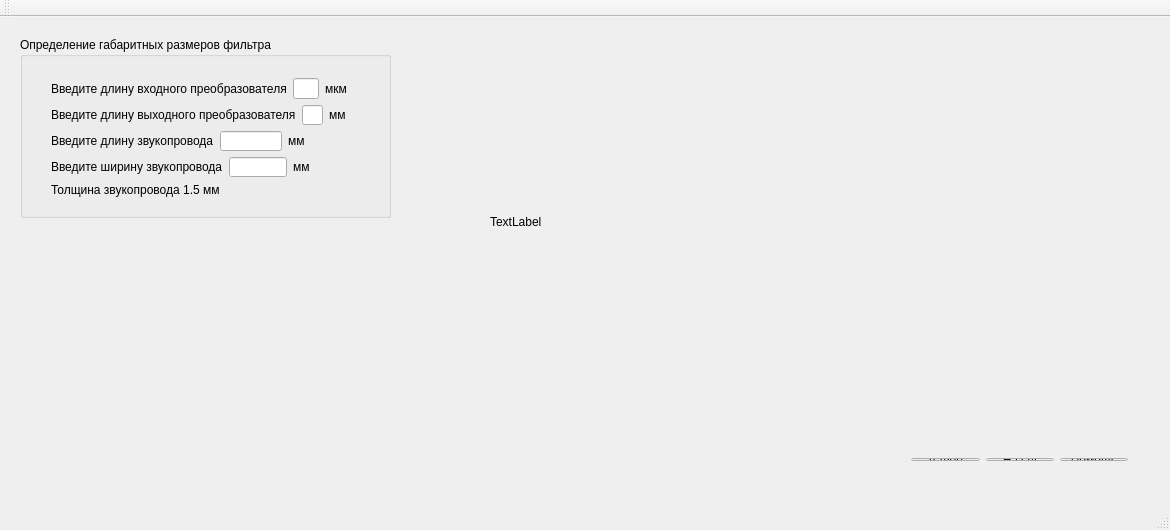
<?xml version="1.0" encoding="UTF-8"?>
<ui version="4.0">
 <class>MainWindow</class>
 <widget class="QMainWindow" name="MainWindow">
  <property name="geometry">
   <rect>
    <x>0</x>
    <y>0</y>
    <width>1170</width>
    <height>530</height>
   </rect>
  </property>
  <property name="minimumSize">
   <size>
    <width>1170</width>
    <height>530</height>
   </size>
  </property>
  <property name="maximumSize">
   <size>
    <width>999999</width>
    <height>16777215</height>
   </size>
  </property>
  <property name="windowTitle">
   <string>MainWindow</string>
  </property>
  <widget class="QWidget" name="centralWidget">
   <widget class="QWidget" name="layoutWidget">
    <property name="geometry">
     <rect>
      <x>900</x>
      <y>430</y>
      <width>239</width>
      <height>25</height>
     </rect>
    </property>
    <layout class="QHBoxLayout" name="horizontalLayout_15">
     <item>
      <widget class="QPushButton" name="pushButton">
       <property name="text">
        <string>Далее</string>
       </property>
      </widget>
     </item>
     <item>
      <widget class="QPushButton" name="pushButton_2">
       <property name="text">
        <string>Назад</string>
       </property>
      </widget>
     </item>
     <item>
      <widget class="QPushButton" name="pushButton_3">
       <property name="text">
        <string>Помощь</string>
       </property>
      </widget>
     </item>
    </layout>
   </widget>
   <widget class="QStackedWidget" name="stackedWidget">
    <property name="geometry">
     <rect>
      <x>10</x>
      <y>10</y>
      <width>470</width>
      <height>440</height>
     </rect>
    </property>
    <property name="currentIndex">
     <number>3</number>
    </property>
    <widget class="QWidget" name="page">
     <widget class="QWidget" name="InputData_widget" native="true">
      <property name="geometry">
       <rect>
        <x>10</x>
        <y>20</y>
        <width>431</width>
        <height>311</height>
       </rect>
      </property>
      <widget class="QGroupBox" name="Input_Box">
       <property name="geometry">
        <rect>
         <x>10</x>
         <y>0</y>
         <width>341</width>
         <height>291</height>
        </rect>
       </property>
       <property name="title">
        <string>Начальные данные</string>
       </property>
       <widget class="QWidget" name="layoutWidget">
        <property name="geometry">
         <rect>
          <x>10</x>
          <y>20</y>
          <width>328</width>
          <height>127</height>
         </rect>
        </property>
        <layout class="QVBoxLayout" name="verticalLayout">
         <item>
          <layout class="QHBoxLayout" name="horizontalLayout">
           <item>
            <widget class="QLabel" name="label_3">
             <property name="text">
              <string>Введите центральную частоту</string>
             </property>
            </widget>
           </item>
           <item>
            <widget class="QLineEdit" name="lineEdit">
             <property name="sizePolicy">
              <sizepolicy hsizetype="Fixed" vsizetype="Fixed">
               <horstretch>0</horstretch>
               <verstretch>0</verstretch>
              </sizepolicy>
             </property>
            </widget>
           </item>
           <item>
            <widget class="QLabel" name="label">
             <property name="sizePolicy">
              <sizepolicy hsizetype="Preferred" vsizetype="Preferred">
               <horstretch>0</horstretch>
               <verstretch>0</verstretch>
              </sizepolicy>
             </property>
             <property name="text">
              <string>МГц</string>
             </property>
            </widget>
           </item>
          </layout>
         </item>
         <item>
          <layout class="QHBoxLayout" name="horizontalLayout_2">
           <item>
            <widget class="QLabel" name="label_4">
             <property name="text">
              <string>Введите относительную полосу пропускания</string>
             </property>
            </widget>
           </item>
           <item>
            <widget class="QDoubleSpinBox" name="doubleSpinBox">
             <property name="minimum">
              <double>0.100000000000000</double>
             </property>
             <property name="singleStep">
              <double>0.100000000000000</double>
             </property>
            </widget>
           </item>
           <item>
            <widget class="QLabel" name="label_2">
             <property name="text">
              <string>%</string>
             </property>
            </widget>
           </item>
          </layout>
         </item>
         <item>
          <layout class="QHBoxLayout" name="horizontalLayout_3">
           <item>
            <widget class="QLabel" name="label_5">
             <property name="text">
              <string>Введите число лепестков</string>
             </property>
            </widget>
           </item>
           <item>
            <widget class="QSpinBox" name="spinBox_2">
             <property name="sizePolicy">
              <sizepolicy hsizetype="Fixed" vsizetype="Fixed">
               <horstretch>0</horstretch>
               <verstretch>0</verstretch>
              </sizepolicy>
             </property>
             <property name="minimum">
              <number>1</number>
             </property>
             <property name="maximum">
              <number>5</number>
             </property>
            </widget>
           </item>
           <item>
            <widget class="QLabel" name="label_7">
             <property name="text">
              <string/>
             </property>
            </widget>
           </item>
          </layout>
         </item>
         <item>
          <layout class="QHBoxLayout" name="horizontalLayout_4">
           <item>
            <widget class="QLabel" name="label_6">
             <property name="text">
              <string>Введите номер функции аподизации</string>
             </property>
            </widget>
           </item>
           <item>
            <widget class="QSpinBox" name="spinBox_3">
             <property name="sizePolicy">
              <sizepolicy hsizetype="Fixed" vsizetype="Fixed">
               <horstretch>0</horstretch>
               <verstretch>0</verstretch>
              </sizepolicy>
             </property>
             <property name="minimum">
              <number>1</number>
             </property>
             <property name="maximum">
              <number>8</number>
             </property>
            </widget>
           </item>
           <item>
            <widget class="QLabel" name="label_8">
             <property name="text">
              <string/>
             </property>
            </widget>
           </item>
          </layout>
         </item>
        </layout>
       </widget>
       <widget class="QWidget" name="layoutWidget_2">
        <property name="geometry">
         <rect>
          <x>10</x>
          <y>150</y>
          <width>223</width>
          <height>121</height>
         </rect>
        </property>
        <layout class="QVBoxLayout" name="verticalLayout_2">
         <item>
          <layout class="QHBoxLayout" name="horizontalLayout_5">
           <item>
            <widget class="QLabel" name="label_9">
             <property name="text">
              <string>L1 = 8 мм </string>
             </property>
            </widget>
           </item>
           <item>
            <widget class="QSlider" name="horizontalSlider">
             <property name="minimumSize">
              <size>
               <width>150</width>
               <height>27</height>
              </size>
             </property>
             <property name="maximumSize">
              <size>
               <width>150</width>
               <height>27</height>
              </size>
             </property>
             <property name="minimum">
              <number>8</number>
             </property>
             <property name="maximum">
              <number>10</number>
             </property>
             <property name="orientation">
              <enum>Qt::Horizontal</enum>
             </property>
             <property name="tickPosition">
              <enum>QSlider::TicksBelow</enum>
             </property>
             <property name="tickInterval">
              <number>1</number>
             </property>
            </widget>
           </item>
          </layout>
         </item>
         <item>
          <layout class="QHBoxLayout" name="horizontalLayout_6">
           <item>
            <widget class="QLabel" name="label_10">
             <property name="minimumSize">
              <size>
               <width>60</width>
               <height>0</height>
              </size>
             </property>
             <property name="maximumSize">
              <size>
               <width>60</width>
               <height>16777215</height>
              </size>
             </property>
             <property name="text">
              <string>L2 = 5 мм </string>
             </property>
            </widget>
           </item>
           <item>
            <widget class="QSlider" name="horizontalSlider_2">
             <property name="minimumSize">
              <size>
               <width>150</width>
               <height>27</height>
              </size>
             </property>
             <property name="maximumSize">
              <size>
               <width>150</width>
               <height>27</height>
              </size>
             </property>
             <property name="minimum">
              <number>5</number>
             </property>
             <property name="maximum">
              <number>10</number>
             </property>
             <property name="singleStep">
              <number>1</number>
             </property>
             <property name="orientation">
              <enum>Qt::Horizontal</enum>
             </property>
             <property name="tickPosition">
              <enum>QSlider::TicksBelow</enum>
             </property>
             <property name="tickInterval">
              <number>1</number>
             </property>
            </widget>
           </item>
          </layout>
         </item>
         <item>
          <layout class="QHBoxLayout" name="horizontalLayout_7">
           <item>
            <widget class="QLabel" name="label_11">
             <property name="minimumSize">
              <size>
               <width>63</width>
               <height>0</height>
              </size>
             </property>
             <property name="maximumSize">
              <size>
               <width>63</width>
               <height>16777215</height>
              </size>
             </property>
             <property name="text">
              <string>L3 = 5 мм </string>
             </property>
            </widget>
           </item>
           <item>
            <widget class="QSlider" name="horizontalSlider_3">
             <property name="minimumSize">
              <size>
               <width>150</width>
               <height>27</height>
              </size>
             </property>
             <property name="maximumSize">
              <size>
               <width>150</width>
               <height>27</height>
              </size>
             </property>
             <property name="minimum">
              <number>5</number>
             </property>
             <property name="maximum">
              <number>10</number>
             </property>
             <property name="orientation">
              <enum>Qt::Horizontal</enum>
             </property>
             <property name="tickPosition">
              <enum>QSlider::TicksBelow</enum>
             </property>
             <property name="tickInterval">
              <number>1</number>
             </property>
            </widget>
           </item>
          </layout>
         </item>
        </layout>
       </widget>
      </widget>
     </widget>
    </widget>
    <widget class="QWidget" name="page_2">
     <widget class="QGroupBox" name="groupBox">
      <property name="geometry">
       <rect>
        <x>10</x>
        <y>10</y>
        <width>381</width>
        <height>221</height>
       </rect>
      </property>
      <property name="title">
       <string>Расчет входного преобразователя</string>
      </property>
      <widget class="QWidget" name="layoutWidget">
       <property name="geometry">
        <rect>
         <x>10</x>
         <y>20</y>
         <width>351</width>
         <height>192</height>
        </rect>
       </property>
       <layout class="QVBoxLayout" name="verticalLayout_3">
        <item>
         <layout class="QHBoxLayout" name="horizontalLayout_8">
          <item>
           <widget class="QLabel" name="label_13">
            <property name="text">
             <string>Выберите материал</string>
            </property>
           </widget>
          </item>
          <item>
           <widget class="QComboBox" name="comboBox">
            <property name="sizePolicy">
             <sizepolicy hsizetype="Fixed" vsizetype="Fixed">
              <horstretch>0</horstretch>
              <verstretch>0</verstretch>
             </sizepolicy>
            </property>
            <item>
             <property name="text">
              <string>SiO2</string>
             </property>
            </item>
            <item>
             <property name="text">
              <string>LiNbO3</string>
             </property>
            </item>
            <item>
             <property name="text">
              <string>LiTaO3</string>
             </property>
            </item>
            <item>
             <property name="text">
              <string>LiIO3</string>
             </property>
            </item>
            <item>
             <property name="text">
              <string>Bi4Ge3O12</string>
             </property>
            </item>
            <item>
             <property name="text">
              <string>Bi12SiO20</string>
             </property>
            </item>
           </widget>
          </item>
          <item>
           <widget class="QLabel" name="label_15">
            <property name="text">
             <string/>
            </property>
           </widget>
          </item>
         </layout>
        </item>
        <item>
         <layout class="QHBoxLayout" name="horizontalLayout_9">
          <item>
           <widget class="QLabel" name="label_14">
            <property name="text">
             <string>Введите количество пар электродов </string>
            </property>
           </widget>
          </item>
          <item>
           <widget class="QSpinBox" name="spinBox">
            <property name="sizePolicy">
             <sizepolicy hsizetype="Fixed" vsizetype="Fixed">
              <horstretch>0</horstretch>
              <verstretch>0</verstretch>
             </sizepolicy>
            </property>
            <property name="minimum">
             <number>1</number>
            </property>
            <property name="maximum">
             <number>100</number>
            </property>
           </widget>
          </item>
          <item>
           <widget class="QLabel" name="label_26">
            <property name="text">
             <string/>
            </property>
           </widget>
          </item>
         </layout>
        </item>
        <item>
         <layout class="QHBoxLayout" name="horizontalLayout_10">
          <item>
           <widget class="QLabel" name="label_16">
            <property name="text">
             <string>Введите верхную частоту</string>
            </property>
           </widget>
          </item>
          <item>
           <widget class="QLineEdit" name="lineEdit_2">
            <property name="maximumSize">
             <size>
              <width>50</width>
              <height>16777215</height>
             </size>
            </property>
           </widget>
          </item>
          <item>
           <widget class="QLabel" name="label_18">
            <property name="text">
             <string>МГц</string>
            </property>
           </widget>
          </item>
         </layout>
        </item>
        <item>
         <layout class="QHBoxLayout" name="horizontalLayout_11">
          <item>
           <widget class="QLabel" name="label_17">
            <property name="text">
             <string>Введите нижную частоту</string>
            </property>
           </widget>
          </item>
          <item>
           <widget class="QLineEdit" name="lineEdit_3">
            <property name="maximumSize">
             <size>
              <width>50</width>
              <height>16777215</height>
             </size>
            </property>
           </widget>
          </item>
          <item>
           <widget class="QLabel" name="label_19">
            <property name="text">
             <string>МГц</string>
            </property>
           </widget>
          </item>
         </layout>
        </item>
        <item>
         <layout class="QHBoxLayout" name="horizontalLayout_12">
          <item>
           <widget class="QLabel" name="label_20">
            <property name="text">
             <string>Введите расстояние между соседними электродами</string>
            </property>
           </widget>
          </item>
          <item>
           <widget class="QLineEdit" name="lineEdit_4">
            <property name="maximumSize">
             <size>
              <width>50</width>
              <height>16777215</height>
             </size>
            </property>
           </widget>
          </item>
          <item>
           <widget class="QLabel" name="label_21">
            <property name="text">
             <string>мкм</string>
            </property>
           </widget>
          </item>
         </layout>
        </item>
        <item>
         <layout class="QHBoxLayout" name="horizontalLayout_13">
          <item>
           <widget class="QLabel" name="label_22">
            <property name="text">
             <string>Введите толщину электродов</string>
            </property>
           </widget>
          </item>
          <item>
           <widget class="QLineEdit" name="lineEdit_5">
            <property name="maximumSize">
             <size>
              <width>50</width>
              <height>16777215</height>
             </size>
            </property>
           </widget>
          </item>
          <item>
           <widget class="QLabel" name="label_23">
            <property name="text">
             <string>мкм</string>
            </property>
           </widget>
          </item>
         </layout>
        </item>
        <item>
         <layout class="QHBoxLayout" name="horizontalLayout_14">
          <item>
           <widget class="QLabel" name="label_24">
            <property name="text">
             <string>Введите аппертуру электродов</string>
            </property>
           </widget>
          </item>
          <item>
           <widget class="QLineEdit" name="lineEdit_6">
            <property name="maximumSize">
             <size>
              <width>50</width>
              <height>16777215</height>
             </size>
            </property>
           </widget>
          </item>
          <item>
           <widget class="QLabel" name="label_25">
            <property name="text">
             <string>мм</string>
            </property>
           </widget>
          </item>
         </layout>
        </item>
       </layout>
      </widget>
     </widget>
    </widget>
    <widget class="QWidget" name="page_3">
     <widget class="QWidget" name="OutputConv_widget" native="true">
      <property name="geometry">
       <rect>
        <x>10</x>
        <y>10</y>
        <width>431</width>
        <height>431</height>
       </rect>
      </property>
      <widget class="QTableWidget" name="tableWidget">
       <property name="geometry">
        <rect>
         <x>10</x>
         <y>50</y>
         <width>411</width>
         <height>371</height>
        </rect>
       </property>
       <row>
        <property name="text">
         <string>1</string>
        </property>
       </row>
       <row>
        <property name="text">
         <string>2</string>
        </property>
       </row>
       <row>
        <property name="text">
         <string>3</string>
        </property>
       </row>
       <column>
        <property name="text">
         <string>n</string>
        </property>
       </column>
       <column>
        <property name="text">
         <string>h(n), мкм</string>
        </property>
       </column>
       <column>
        <property name="text">
         <string>w(n), мм</string>
        </property>
       </column>
       <column>
        <property name="text">
         <string>F(n), мм</string>
        </property>
       </column>
       <column>
        <property name="text">
         <string>Y(n), мм</string>
        </property>
       </column>
       <item row="0" column="0">
        <property name="text">
         <string>-1</string>
        </property>
       </item>
       <item row="1" column="0">
        <property name="text">
         <string>0</string>
        </property>
       </item>
       <item row="2" column="0">
        <property name="text">
         <string>1</string>
        </property>
       </item>
      </widget>
      <widget class="QLabel" name="label_29">
       <property name="geometry">
        <rect>
         <x>40</x>
         <y>0</y>
         <width>201</width>
         <height>21</height>
        </rect>
       </property>
       <property name="text">
        <string>Расчет выходного преобразователя</string>
       </property>
      </widget>
      <widget class="QWidget" name="layoutWidget">
       <property name="geometry">
        <rect>
         <x>20</x>
         <y>20</y>
         <width>240</width>
         <height>22</height>
        </rect>
       </property>
       <layout class="QHBoxLayout" name="horizontalLayout_16">
        <item>
         <widget class="QLabel" name="label_30">
          <property name="text">
           <string>Введите количество пар электродов</string>
          </property>
         </widget>
        </item>
        <item>
         <widget class="QSpinBox" name="spinBox_4">
          <property name="minimum">
           <number>1</number>
          </property>
          <property name="maximum">
           <number>100</number>
          </property>
         </widget>
        </item>
       </layout>
      </widget>
     </widget>
    </widget>
    <widget class="QWidget" name="page_4">
     <widget class="QGroupBox" name="groupBox_2">
      <property name="geometry">
       <rect>
        <x>10</x>
        <y>10</y>
        <width>371</width>
        <height>181</height>
       </rect>
      </property>
      <property name="title">
       <string>Определение габаритных размеров фильтра</string>
      </property>
      <widget class="QWidget" name="layoutWidget">
       <property name="geometry">
        <rect>
         <x>20</x>
         <y>30</y>
         <width>321</width>
         <height>141</height>
        </rect>
       </property>
       <layout class="QVBoxLayout" name="verticalLayout_4">
        <item>
         <layout class="QHBoxLayout" name="horizontalLayout_17">
          <item>
           <widget class="QLabel" name="label_27">
            <property name="text">
             <string>Введите длину входного преобразователя</string>
            </property>
           </widget>
          </item>
          <item>
           <widget class="QLineEdit" name="lineEdit_7">
            <property name="sizePolicy">
             <sizepolicy hsizetype="Ignored" vsizetype="Fixed">
              <horstretch>0</horstretch>
              <verstretch>0</verstretch>
             </sizepolicy>
            </property>
           </widget>
          </item>
          <item>
           <widget class="QLabel" name="label_31">
            <property name="text">
             <string>мкм</string>
            </property>
           </widget>
          </item>
         </layout>
        </item>
        <item>
         <layout class="QHBoxLayout" name="horizontalLayout_18">
          <item>
           <widget class="QLabel" name="label_32">
            <property name="text">
             <string>Введите длину выходного преобразователя</string>
            </property>
           </widget>
          </item>
          <item>
           <widget class="QLineEdit" name="lineEdit_8">
            <property name="sizePolicy">
             <sizepolicy hsizetype="Ignored" vsizetype="Fixed">
              <horstretch>0</horstretch>
              <verstretch>0</verstretch>
             </sizepolicy>
            </property>
           </widget>
          </item>
          <item>
           <widget class="QLabel" name="label_33">
            <property name="text">
             <string>мм</string>
            </property>
           </widget>
          </item>
         </layout>
        </item>
        <item>
         <layout class="QHBoxLayout" name="horizontalLayout_19">
          <item>
           <widget class="QLabel" name="label_34">
            <property name="text">
             <string>Введите длину звукопровода</string>
            </property>
           </widget>
          </item>
          <item>
           <widget class="QLineEdit" name="lineEdit_9">
            <property name="sizePolicy">
             <sizepolicy hsizetype="Ignored" vsizetype="Fixed">
              <horstretch>0</horstretch>
              <verstretch>0</verstretch>
             </sizepolicy>
            </property>
           </widget>
          </item>
          <item>
           <widget class="QLabel" name="label_35">
            <property name="text">
             <string>мм</string>
            </property>
           </widget>
          </item>
         </layout>
        </item>
        <item>
         <layout class="QHBoxLayout" name="horizontalLayout_20">
          <item>
           <widget class="QLabel" name="label_36">
            <property name="text">
             <string>Введите ширину звукопровода</string>
            </property>
           </widget>
          </item>
          <item>
           <widget class="QLineEdit" name="lineEdit_10">
            <property name="sizePolicy">
             <sizepolicy hsizetype="Ignored" vsizetype="Fixed">
              <horstretch>0</horstretch>
              <verstretch>0</verstretch>
             </sizepolicy>
            </property>
           </widget>
          </item>
          <item>
           <widget class="QLabel" name="label_37">
            <property name="text">
             <string>мм</string>
            </property>
           </widget>
          </item>
         </layout>
        </item>
        <item>
         <widget class="QLabel" name="label_38">
          <property name="text">
           <string>Толщина звукопровода 1.5 мм</string>
          </property>
         </widget>
        </item>
       </layout>
      </widget>
     </widget>
    </widget>
    <widget class="QWidget" name="page_5">
     <widget class="QWidget" name="Finish_widget" native="true">
      <property name="geometry">
       <rect>
        <x>60</x>
        <y>30</y>
        <width>311</width>
        <height>161</height>
       </rect>
      </property>
      <widget class="QLabel" name="label_39">
       <property name="geometry">
        <rect>
         <x>120</x>
         <y>40</y>
         <width>121</width>
         <height>21</height>
        </rect>
       </property>
       <property name="text">
        <string>Поздравляем!!</string>
       </property>
      </widget>
      <widget class="QPushButton" name="pushButton_4">
       <property name="geometry">
        <rect>
         <x>100</x>
         <y>70</y>
         <width>121</width>
         <height>23</height>
        </rect>
       </property>
       <property name="text">
        <string>Сформировать отчет</string>
       </property>
      </widget>
     </widget>
    </widget>
   </widget>
   <widget class="QStackedWidget" name="stackedWidget_2">
    <property name="geometry">
     <rect>
      <x>490</x>
      <y>10</y>
      <width>650</width>
      <height>390</height>
     </rect>
    </property>
    <property name="currentIndex">
     <number>1</number>
    </property>
    <widget class="QWidget" name="page_6">
     <widget class="QLabel" name="label_12">
      <property name="geometry">
       <rect>
        <x>20</x>
        <y>20</y>
        <width>601</width>
        <height>31</height>
       </rect>
      </property>
      <property name="text">
       <string>ПАВ -  упругие волны, распространяющиеся вдоль поверхности твёрдого тела или вдоль границы 
 с другими средами</string>
      </property>
     </widget>
     <widget class="QLabel" name="label_28">
      <property name="geometry">
       <rect>
        <x>20</x>
        <y>70</y>
        <width>611</width>
        <height>311</height>
       </rect>
      </property>
      <property name="text">
       <string/>
      </property>
     </widget>
    </widget>
    <widget class="QWidget" name="page_7">
     <widget class="QLabel" name="label_40">
      <property name="geometry">
       <rect>
        <x>0</x>
        <y>0</y>
        <width>650</width>
        <height>390</height>
       </rect>
      </property>
      <property name="text">
       <string>TextLabel</string>
      </property>
     </widget>
    </widget>
   </widget>
  </widget>
  <widget class="QMenuBar" name="menuBar">
   <property name="geometry">
    <rect>
     <x>0</x>
     <y>0</y>
     <width>1170</width>
     <height>21</height>
    </rect>
   </property>
  </widget>
  <widget class="QToolBar" name="mainToolBar">
   <attribute name="toolBarArea">
    <enum>TopToolBarArea</enum>
   </attribute>
   <attribute name="toolBarBreak">
    <bool>false</bool>
   </attribute>
  </widget>
  <widget class="QStatusBar" name="statusBar"/>
 </widget>
 <layoutdefault spacing="6" margin="11"/>
 <resources/>
 <connections/>
</ui>
